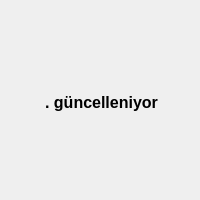
<?xml version="1.0" encoding="UTF-8"?>
<ui version="4.0">
 <class>UrunGuncelleniyorForm</class>
 <widget class="QWidget" name="UrunGuncelleniyorForm">
  <property name="geometry">
   <rect>
    <x>0</x>
    <y>0</y>
    <width>200</width>
    <height>200</height>
   </rect>
  </property>
  <property name="minimumSize">
   <size>
    <width>200</width>
    <height>200</height>
   </size>
  </property>
  <property name="maximumSize">
   <size>
    <width>200</width>
    <height>200</height>
   </size>
  </property>
  <property name="font">
   <font>
    <pointsize>12</pointsize>
   </font>
  </property>
  <property name="contextMenuPolicy">
   <enum>Qt::DefaultContextMenu</enum>
  </property>
  <property name="windowTitle">
   <string>Ürün Güncelleniyor</string>
  </property>
  <widget class="QLabel" name="urun_guncelleniyor_label">
   <property name="geometry">
    <rect>
     <x>6</x>
     <y>12</y>
     <width>191</width>
     <height>181</height>
    </rect>
   </property>
   <property name="font">
    <font>
     <weight>75</weight>
     <bold>true</bold>
    </font>
   </property>
   <property name="text">
    <string>. güncelleniyor</string>
   </property>
   <property name="alignment">
    <set>Qt::AlignCenter</set>
   </property>
  </widget>
 </widget>
 <resources/>
 <connections/>
</ui>
